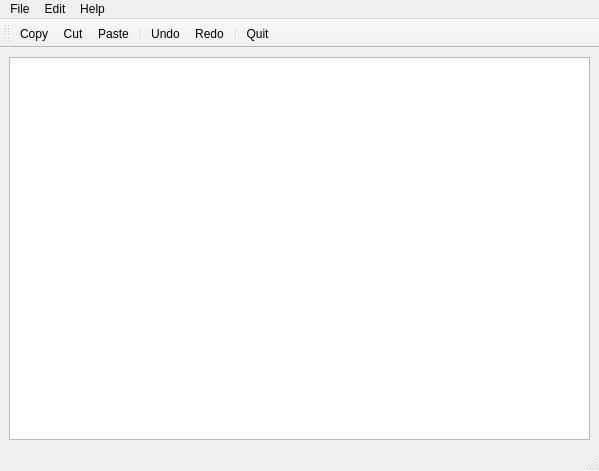
<?xml version="1.0" encoding="UTF-8"?>
<ui version="4.0">
 <class>MainWindow</class>
 <widget class="QMainWindow" name="MainWindow">
  <property name="geometry">
   <rect>
    <x>0</x>
    <y>0</y>
    <width>599</width>
    <height>471</height>
   </rect>
  </property>
  <property name="windowTitle">
   <string>MainWindow</string>
  </property>
  <widget class="QWidget" name="centralwidget">
   <layout class="QVBoxLayout" name="verticalLayout">
    <item>
     <widget class="QTextEdit" name="textEdit"/>
    </item>
   </layout>
  </widget>
  <widget class="QMenuBar" name="menubar">
   <property name="geometry">
    <rect>
     <x>0</x>
     <y>0</y>
     <width>599</width>
     <height>23</height>
    </rect>
   </property>
   <widget class="QMenu" name="menuFile">
    <property name="title">
     <string>File</string>
    </property>
    <addaction name="actionQuit"/>
   </widget>
   <widget class="QMenu" name="menuEdit">
    <property name="title">
     <string>Edit</string>
    </property>
    <addaction name="actionCopy"/>
    <addaction name="actionCut"/>
    <addaction name="actionPaste"/>
    <addaction name="separator"/>
    <addaction name="actionUndo"/>
    <addaction name="actionRedo"/>
   </widget>
   <widget class="QMenu" name="menuHelp">
    <property name="title">
     <string>Help</string>
    </property>
    <addaction name="actionAbout"/>
    <addaction name="actionAbout_Qt"/>
   </widget>
   <addaction name="menuFile"/>
   <addaction name="menuEdit"/>
   <addaction name="menuHelp"/>
  </widget>
  <widget class="QStatusBar" name="statusbar"/>
  <widget class="QToolBar" name="toolBar">
   <property name="windowTitle">
    <string>toolBar</string>
   </property>
   <attribute name="toolBarArea">
    <enum>TopToolBarArea</enum>
   </attribute>
   <attribute name="toolBarBreak">
    <bool>false</bool>
   </attribute>
   <addaction name="actionCopy"/>
   <addaction name="actionCut"/>
   <addaction name="actionPaste"/>
   <addaction name="separator"/>
   <addaction name="actionUndo"/>
   <addaction name="actionRedo"/>
   <addaction name="separator"/>
   <addaction name="actionQuit"/>
  </widget>
  <action name="actionQuit">
   <property name="icon">
    <iconset resource="resources.qrc">
     <normaloff>:/images/quitIcon.png</normaloff>:/images/quitIcon.png</iconset>
   </property>
   <property name="text">
    <string>Quit</string>
   </property>
  </action>
  <action name="actionCopy">
   <property name="icon">
    <iconset resource="resources.qrc">
     <normaloff>:/images/copyIcon.png</normaloff>:/images/copyIcon.png</iconset>
   </property>
   <property name="text">
    <string>Copy</string>
   </property>
  </action>
  <action name="actionCut">
   <property name="icon">
    <iconset resource="resources.qrc">
     <normaloff>:/images/cutIcon.png</normaloff>:/images/cutIcon.png</iconset>
   </property>
   <property name="text">
    <string>Cut</string>
   </property>
  </action>
  <action name="actionPaste">
   <property name="icon">
    <iconset resource="resources.qrc">
     <normaloff>:/images/pasteIcon.png</normaloff>:/images/pasteIcon.png</iconset>
   </property>
   <property name="text">
    <string>Paste</string>
   </property>
  </action>
  <action name="actionUndo">
   <property name="icon">
    <iconset resource="resources.qrc">
     <normaloff>:/images/undoIcon.png</normaloff>:/images/undoIcon.png</iconset>
   </property>
   <property name="text">
    <string>Undo</string>
   </property>
  </action>
  <action name="actionRedo">
   <property name="icon">
    <iconset resource="resources.qrc">
     <normaloff>:/images/redoIcon.png</normaloff>:/images/redoIcon.png</iconset>
   </property>
   <property name="text">
    <string>Redo</string>
   </property>
  </action>
  <action name="actionAbout">
   <property name="icon">
    <iconset resource="resources.qrc">
     <normaloff>:/images/aboutIcon.png</normaloff>:/images/aboutIcon.png</iconset>
   </property>
   <property name="text">
    <string>About</string>
   </property>
  </action>
  <action name="actionAbout_Qt">
   <property name="icon">
    <iconset resource="resources.qrc">
     <normaloff>:/images/aboutQtIcon.png</normaloff>:/images/aboutQtIcon.png</iconset>
   </property>
   <property name="text">
    <string>About Qt</string>
   </property>
  </action>
 </widget>
 <resources>
  <include location="resources.qrc"/>
 </resources>
 <connections/>
</ui>
